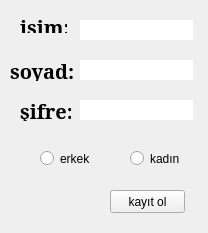
<?xml version="1.0" encoding="UTF-8"?>
<ui version="4.0">
 <class>Form</class>
 <widget class="QWidget" name="Form">
  <property name="geometry">
   <rect>
    <x>0</x>
    <y>0</y>
    <width>208</width>
    <height>233</height>
   </rect>
  </property>
  <property name="cursor">
   <cursorShape>UpArrowCursor</cursorShape>
  </property>
  <property name="windowTitle">
   <string>First Interface Program</string>
  </property>
  <widget class="QLabel" name="label">
   <property name="geometry">
    <rect>
     <x>20</x>
     <y>20</y>
     <width>47</width>
     <height>13</height>
    </rect>
   </property>
   <property name="font">
    <font>
     <family>MS Serif</family>
     <pointsize>15</pointsize>
     <weight>75</weight>
     <bold>true</bold>
    </font>
   </property>
   <property name="text">
    <string>isim:</string>
   </property>
  </widget>
  <widget class="QLineEdit" name="lineEdit">
   <property name="geometry">
    <rect>
     <x>80</x>
     <y>20</y>
     <width>113</width>
     <height>20</height>
    </rect>
   </property>
   <property name="frame">
    <bool>false</bool>
   </property>
  </widget>
  <widget class="QLineEdit" name="lineEdit_2">
   <property name="geometry">
    <rect>
     <x>80</x>
     <y>60</y>
     <width>113</width>
     <height>20</height>
    </rect>
   </property>
   <property name="text">
    <string/>
   </property>
   <property name="frame">
    <bool>false</bool>
   </property>
  </widget>
  <widget class="QLabel" name="label_2">
   <property name="geometry">
    <rect>
     <x>10</x>
     <y>60</y>
     <width>71</width>
     <height>21</height>
    </rect>
   </property>
   <property name="font">
    <font>
     <family>MS Serif</family>
     <pointsize>15</pointsize>
     <weight>75</weight>
     <bold>true</bold>
    </font>
   </property>
   <property name="text">
    <string>soyad:</string>
   </property>
  </widget>
  <widget class="QPushButton" name="pushButton">
   <property name="geometry">
    <rect>
     <x>110</x>
     <y>190</y>
     <width>75</width>
     <height>23</height>
    </rect>
   </property>
   <property name="text">
    <string>kayıt ol</string>
   </property>
  </widget>
  <widget class="QLabel" name="label_3">
   <property name="geometry">
    <rect>
     <x>20</x>
     <y>100</y>
     <width>51</width>
     <height>21</height>
    </rect>
   </property>
   <property name="font">
    <font>
     <family>MS Serif</family>
     <pointsize>15</pointsize>
     <weight>75</weight>
     <bold>true</bold>
    </font>
   </property>
   <property name="text">
    <string>şifre:</string>
   </property>
  </widget>
  <widget class="QLineEdit" name="lineEdit_3">
   <property name="geometry">
    <rect>
     <x>80</x>
     <y>100</y>
     <width>113</width>
     <height>20</height>
    </rect>
   </property>
   <property name="text">
    <string/>
   </property>
   <property name="maxLength">
    <number>8</number>
   </property>
   <property name="frame">
    <bool>false</bool>
   </property>
   <property name="echoMode">
    <enum>QLineEdit::Password</enum>
   </property>
  </widget>
  <widget class="QRadioButton" name="radioButton">
   <property name="geometry">
    <rect>
     <x>40</x>
     <y>150</y>
     <width>82</width>
     <height>17</height>
    </rect>
   </property>
   <property name="text">
    <string>erkek</string>
   </property>
  </widget>
  <widget class="QRadioButton" name="radioButton_2">
   <property name="geometry">
    <rect>
     <x>130</x>
     <y>150</y>
     <width>82</width>
     <height>17</height>
    </rect>
   </property>
   <property name="text">
    <string>kadın</string>
   </property>
  </widget>
 </widget>
 <resources/>
 <connections/>
</ui>
